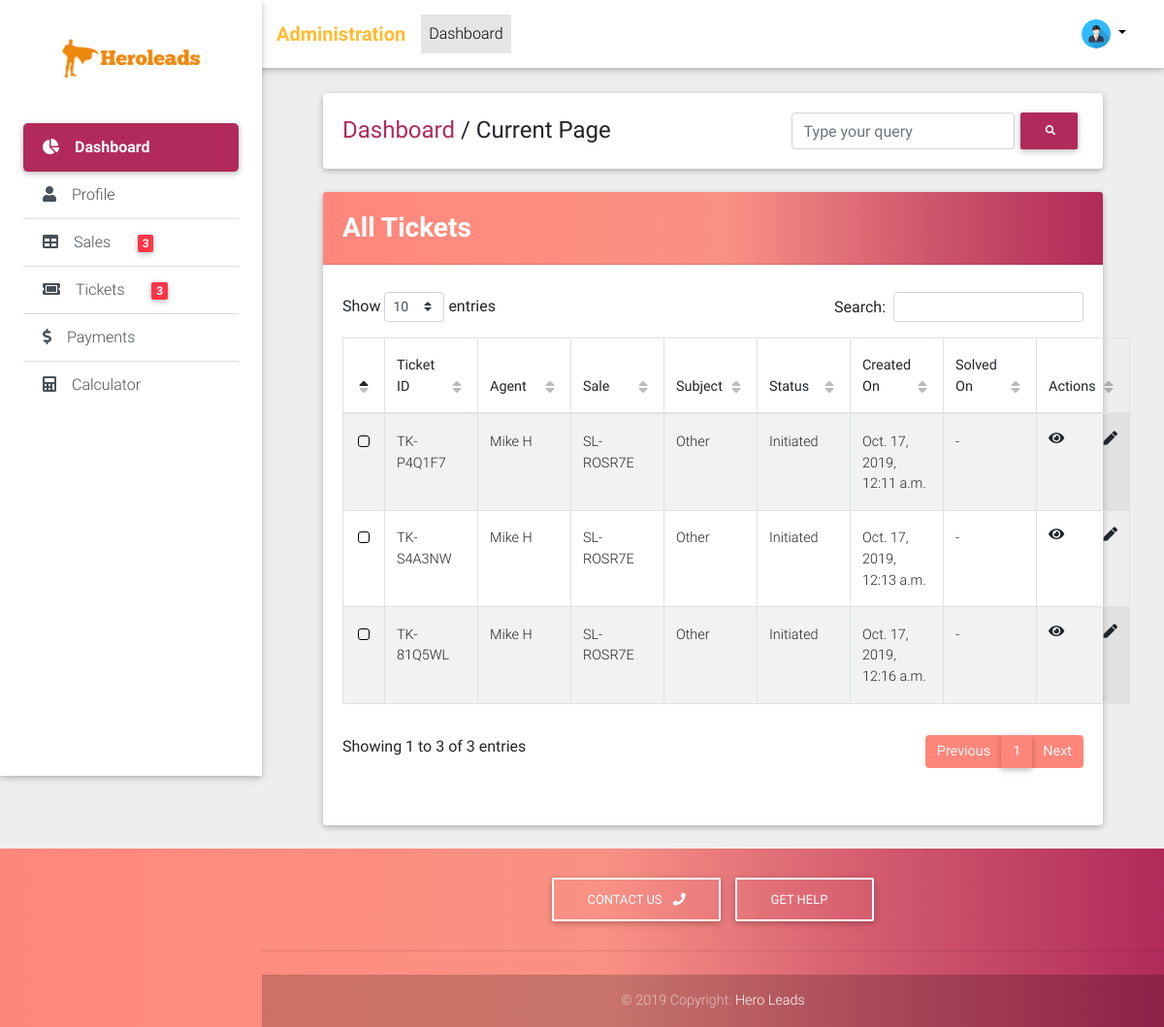
/admin/tickets/list/ (signed in), run on the app's committed database.
### tickets/models.py (models this page shows, shortened)
class Ticket(models.Model):
    TICKET_STATUS_CHOICES = (("IN", "Initiated"), ("PR", "Processing"), ("SL", "Solved"), ("CN", "Cancelled"), ("EX", "Expired"))
    QUERY_TYPE_CHOICES = (("PR", "Price"), ("PM", "Payment"), ("OT", "Other"))
    ticket_id = models.CharField(max_length=32, default=ticket_id_generator)
    sale = models.ForeignKey("sales.Sale", on_delete=models.CASCADE)
    status = models.CharField(max_length=2, choices=TICKET_STATUS_CHOICES, default="IN")
    query_type = models.CharField(max_length=2, choices=QUERY_TYPE_CHOICES, default="OT")
    executive_description = models.TextField(verbose_name="Comment", blank=True)
    photo = models.ImageField(upload_to="tickets/photos/", blank=True, null=True)
    created_on = models.DateTimeField(auto_now_add=True)
    solved_on = models.DateTimeField(blank=True, null=True)
    description = models.TextField(blank=True)
    """info from finance team"""
    @property
    def get_admin_absolute_url(self):
        return reverse_lazy("crm_admin:tickets_admin_detail", kwargs={"id": self.id})

### sales/models.py (models this page shows, shortened)
class Sale(models.Model):
    SALE_STATUS_CHOICES = (("CR", "Created"), ("PR", "Process"), ("AP", "Approved"), ("CP", "Completed"), ("DC", "Declined"))
    agent = models.ForeignKey(User, on_delete=models.CASCADE)
    campaign_name = models.CharField(max_length=128)
    sale_date = models.DateField()
    setup_fee = models.PositiveIntegerField()
    contract_volume = models.PositiveIntegerField()
    monthly_budget = models.PositiveIntegerField()
    duration = models.ForeignKey(Duration, on_delete=models.PROTECT)
    management_fee = models.PositiveIntegerField()
    car_dealer_amount = models.PositiveIntegerField()
    payment_terms = models.PositiveIntegerField()
    agent_comment = models.TextField(verbose_name="Comment", blank=True)
    first_commission_paid = models.BooleanField(default=False)
    last_commission_paid = models.BooleanField(default=False)
    first_commission_pay_on = models.DateField(blank=True, null=True)
    last_commission_pay_on = models.DateField(blank=True, null=True)
    finance_comment = models.TextField(blank=True)
    commission_applicable = models.FloatField(blank=True, null=True)
    payment_term_intz = models.PositiveIntegerField(blank=True, null=True)
    car_dealer_bonus = models.PositiveIntegerField(blank=True, null=True)
    multiplier_applicable = models.FloatField(blank=True, null=True)
    setup_fee_payout = models.PositiveIntegerField(blank=True, null=True)
    first_payout = models.PositiveIntegerField(blank=True, null=True)
    last_payout = models.PositiveIntegerField(blank=True, null=True)
    bonus_payout = models.PositiveIntegerField(blank=True, null=True)
    total_payout = models.PositiveIntegerField(blank=True, null=True)
    sale_id = models.CharField(max_length=32, default=sale_id_generator)
    status = models.CharField(max_length=2, choices=SALE_STATUS_CHOICES, default="CR")
    created_on = models.DateTimeField(auto_now_add=True)

### accounts/models.py (models this page shows, shortened)
class User(AbstractBaseUser, PermissionsMixin):
    ACCOUNT_TYPE_CHOICES = (("NU", "Normal User"), ("SU", "Staff User"), ("AU", "Admin User"))
    email = models.EmailField(unique=True)
    phone = models.CharField(max_length=20, null=True, blank=True)
    first_name = models.CharField(max_length=32)
    last_name = models.CharField(max_length=32)
    date_joined = models.DateTimeField(auto_now_add=True)
    is_active = models.BooleanField(default=True)
    is_staff = models.BooleanField(default=False)
    is_superuser = models.BooleanField(default=False)
    account_type = models.CharField(max_length=2, choices=ACCOUNT_TYPE_CHOICES, default="NU")
    photo = models.ImageField(upload_to="accounts/users/photos/", blank=True, null=True)
    objects = UserManager()
    USERNAME_FIELD = "email"
    REQUIRED_FIELDS = ["first_name", "last_name"]
    @property
    def get_short_name(self):
        return "{} {}".format(self.first_name, self.last_name[0])
    @property
    def get_avatar(self):
        if self.photo:
            return self.photo.url
        else:
            return "missing"

### crm_admin/views/tickets_views.py (the view)
class TicketListView(LoginRequiredMixin, ListView):
    model = Ticket
    context_object_name = "tickets"
    template_name = "tickets_admin/list.html"

### crm_admin/templatetags/crm_admin_tags.py (called while the page is built)
@register.simple_tag
def get_pending_sale_count():
    return Sale.objects.exclude(status="CP").count()

@register.simple_tag
def get_pending_ticket_count():
    return Ticket.objects.exclude(status__in=("EX", "CN", "SL")).count()

### crm_admin/templates/tickets_admin/list.html (shortened to what this page needs)
{% extends "crm_admin/base.html" %}
{% load crispy_forms_tags %}
{% load static %}
{% block custom_links %}
    <link href="{% static "css/addons/datatables.min.css" %}" rel="stylesheet">
    <link href="{% static "css/addons/datatables-select.min.css" %}" rel="stylesheet">
{% endblock %}
{% block content %}
    <div>
        <div class="card">
            <div class="card-header young-passion-gradient clearfix">
                <div class="page_heading float-left">
                    <h3 class="font-weight-bold white-text mt-2">All Tickets</h3>
                </div>
            </div>
        <div class="card-body">
            <table id="dt-basic-checkbox" class="table table-striped table-bordered" cellspacing="0" width="100%">
          <thead>
            <tr>
              <th></th>
              <th class="th-sm">Ticket ID</th>
              <th class="th-sm">Agent</th>
              <th class="th-sm">Sale</th>
              <th class="th-sm">Subject</th>
              <th class="th-sm">Status</th>
              <th class="th-sm">Created On</th>
              <th class="th-sm">Solved On</th>
              <th class="th-sm">Actions</th>
            </tr>
          </thead>
          <tbody>
            {% for ticket in tickets %}
                <tr>
                    <td></td>
                    <td><a href="{{ ticket.get_admin_absolute_url }}">{{ ticket.ticket_id }}</a></td>
                    <td>{{ ticket.sale.agent.get_short_name }}</td>
                    <td>{{ ticket.sale.sale_id }}</td>
                    <td>{{ ticket.get_query_type_display }}</td>
                    <td>{{ ticket.get_status_display}}</td>
                    <td>{{ ticket.created_on }}</td>
                    <td>{{ ticket.solved_on|default:"-" }}</td>
                    <td>
                        <a href="{{ ticket.get_admin_absolute_url }}"><i class="fa float-left fa-eye"></i></a>
                        <a href="{{ sale.get_admin_update_url }}"><i class="fa fa-pen float-right"></i></a>
                    </td>
                </tr>
            {% endfor %}
          </tbody>
        </table>
        </div>
        </div>
    </div>
{% endblock %}

### data on the page
Ticket: ticket_id "TK-P4Q1F7", sale.agent.get_short_name "Mike H", sale.sale_id "SL-ROSR7E", query_type "Other", status "Initiated", created_on "Oct. 17, 2019, 12:11 a.m.", solved_on "-"
Ticket: ticket_id "TK-S4A3NW", sale.agent.get_short_name "Mike H", sale.sale_id "SL-ROSR7E", query_type "Other", status "Initiated", created_on "Oct. 17, 2019, 12:13 a.m.", solved_on "-"
Ticket: ticket_id "TK-81Q5WL", sale.agent.get_short_name "Mike H", sale.sale_id "SL-ROSR7E", query_type "Other", status "Initiated", created_on "Oct. 17, 2019, 12:16 a.m.", solved_on "-"
